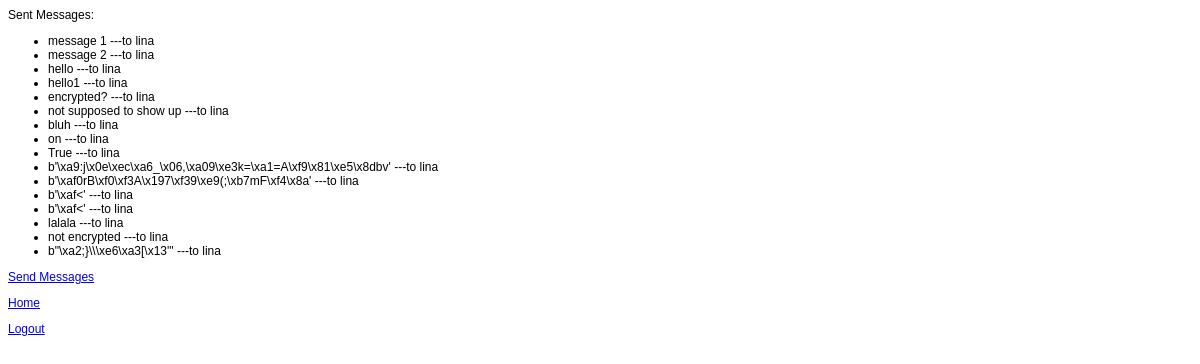
/outbox/ (signed in), run on an earlier commit of the app's database.
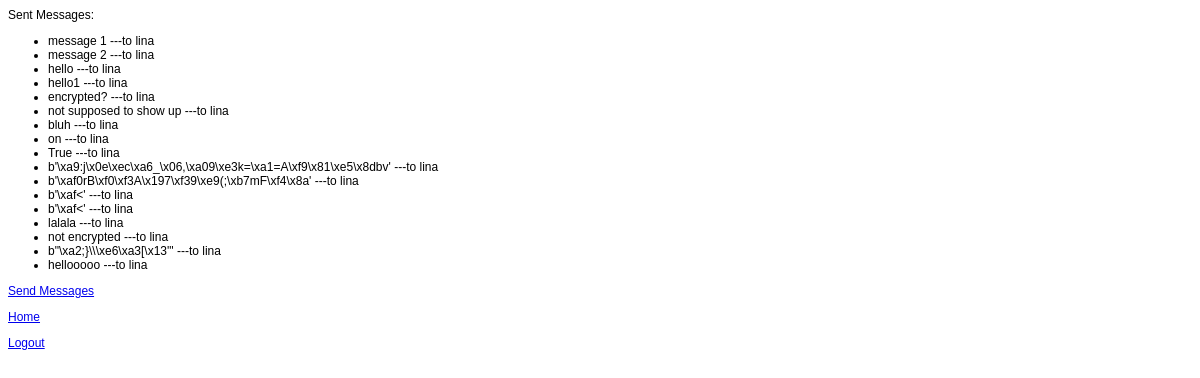
And on a later commit of the database.
### myapplication/models.py (models this page shows)
class Message(models.Model):
    sender = models.ForeignKey(User, related_name="sender")
    receiver = models.ForeignKey(User, related_name="receiver")
    subject = models.CharField(max_length=50, default="subject")
    msg = models.CharField(max_length=500)
    sentDate = models.DateTimeField(auto_now_add=True)
    display = models.BooleanField(default=True)
    encrypt = models.BooleanField(default=False)

### myapplication/views.py (the view)
# urls.py: url(r'^outbox/$', views.outbox, name='outbox'),
def outbox(request):
    if request.user.is_authenticated():
        messages = Message.objects.filter(sender=request.user)
        return render_to_response(
            'myapplication/outbox.html',
            {'messages': messages},
            context_instance=RequestContext(request)
        )
    else:
        return render(request, 'myapplication/auth.html')

### myapplication/templates/myapplication/outbox.html (shortened to what this page needs)
<!DOCTYPE html>
<html>
    <head>
    </head>
    <body>
    Sent Messages:
    {% if messages %}
        <ul>
        {% for message in messages %}
            <li>{{ message.msg }} ---to {{message.receiver.username}}</li>
        {% endfor %}
        </ul>
    {% else %}
        <p>No messages.</p>
    {% endif %}
    <p><a href="{% url 'messages' %}">Send Messages</a></p>
    <p><a href="{% url 'home' %}">Home</a></p>
    <p><a href="{% url 'logout' %}">Logout</a></p>
    </body>
</html>

What changed in the data, as far as the page shows it:
added Message: msg "hellooooo", receiver.username "lina"
